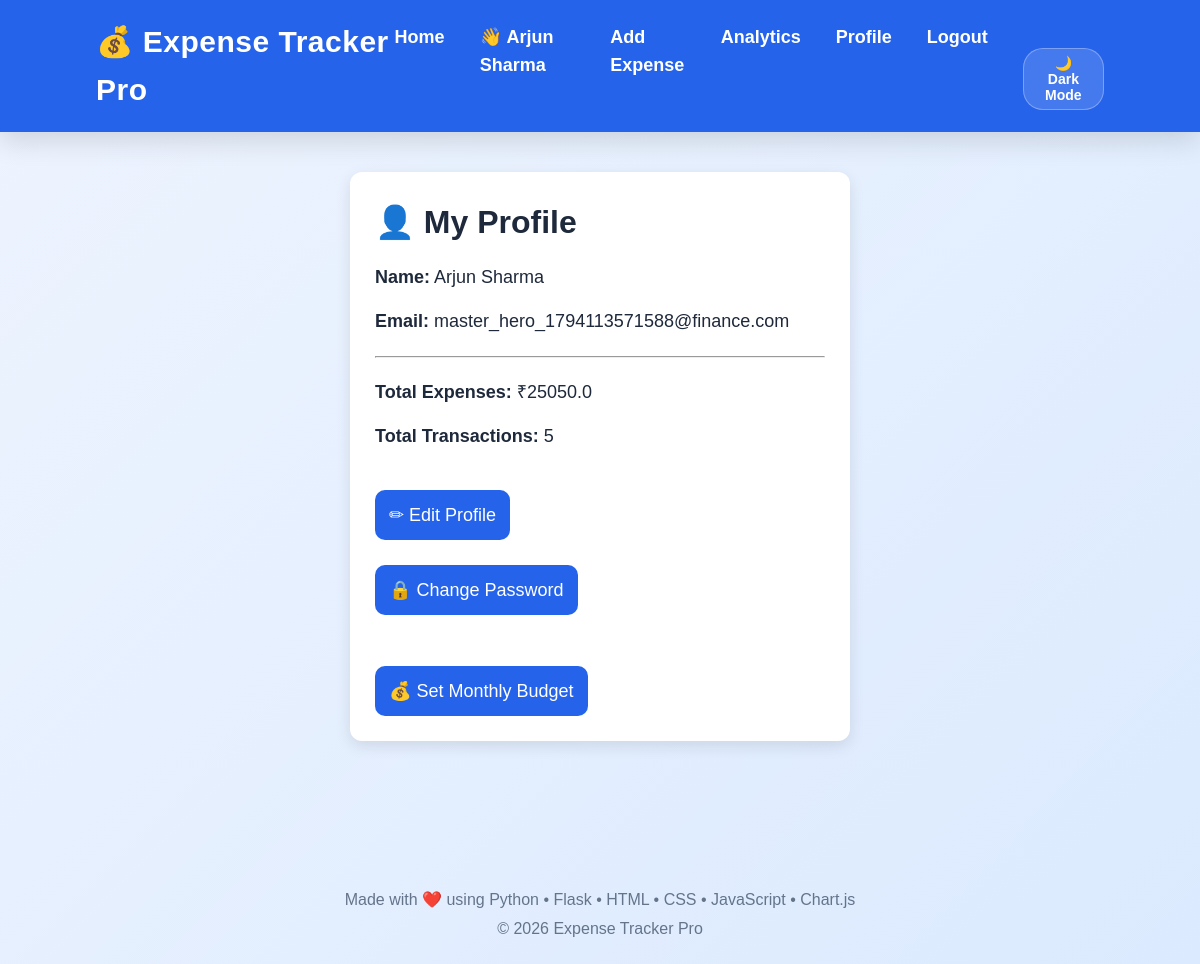
/profile (signed in), run on the app's committed database.
### tables this page shows
CREATE TABLE users(

            id INTEGER PRIMARY KEY AUTOINCREMENT,

            name TEXT NOT NULL,

            email TEXT NOT NULL UNIQUE,

            password TEXT NOT NULL

        , currency_symbol TEXT DEFAULT '₹', created_at TIMESTAMP, phone TEXT, is_verified INTEGER DEFAULT 0, otp_code TEXT, otp_expires_at TIMESTAMP, login_otp_code TEXT, login_otp_expires_at TIMESTAMP, app_pin TEXT, is_pin_enabled INTEGER DEFAULT 0, privacy_mode INTEGER DEFAULT 0, currency_code TEXT DEFAULT 'INR');

### app_web.py (the view)
@app.route("/profile")
def profile():
    if not login_required():
        return redirect("/login")
    conn = get_connection()
    cursor = conn.cursor()
    user_id = session["user_id"]
    cursor.execute("""
        SELECT name, email
        FROM users
        WHERE id = ?
    """, (user_id,))
    user = cursor.fetchone()
    cursor.execute("""
        SELECT SUM(amount)
        FROM expenses
        WHERE user_id = ?
    """, (user_id,))
    total_expense = cursor.fetchone()[0]
    if total_expense is None:
        total_expense = 0
    cursor.execute("""
        SELECT COUNT(*)
        FROM expenses
        WHERE user_id = ?
    """, (user_id,))
    total_transactions = cursor.fetchone()[0]
    conn.close()
    return render_template(
    "profile.html",
    user=user,
    total_expense=total_expense,
    total_transactions=total_transactions
)

### app_web.py (called while the page is built)
@app.after_request
def add_security_headers(response):
    response.headers["X-Content-Type-Options"] = "nosniff"
    response.headers["X-Frame-Options"] = "SAMEORIGIN"
    response.headers["X-XSS-Protection"] = "1; mode=block"
    response.headers["Referrer-Policy"] = "strict-origin-when-cross-origin"
    return response

def login_required():
    if "user_id" not in session:
        return False
    return True

def get_connection():
    import db_engine
    return db_engine.get_db_connection()

### db_engine.py (called while the page is built)
def is_postgres() -> bool:
    return bool(DATABASE_URL)

def _get_sqlite_connection():
    conn = sqlite3.connect(SQLITE_DB_PATH, timeout=25.0)
    conn.row_factory = sqlite3.Row
    conn.execute("PRAGMA foreign_keys = ON;")
    conn.execute("PRAGMA journal_mode = WAL;")
    conn.execute("PRAGMA synchronous = NORMAL;")
    conn.execute("PRAGMA cache_size = -64000;")
    return conn

### templates/profile.html (shortened to what this page needs)
{% extends "base.html" %}
{% block content %}
<div class="container">
    <div class="profile-card">
        <h1>👤 My Profile</h1>
        <p><strong>Name:</strong> {{ user[0] }}</p>
        <p><strong>Email:</strong> {{ user[1] }}</p>
        <hr>
        <p><strong>Total Expenses:</strong> ₹{{ total_expense }}</p>
        <p><strong>Total Transactions:</strong> {{ total_transactions }}</p>
        <a href="/edit-profile">
            <button>✏ Edit Profile</button>
        </a>
        <br>
        <a href="/change-password">
            <button>🔒 Change Password</button>
        </a>
        <br><br>
        <button onclick="location.href='/set-budget'">
            💰 Set Monthly Budget
        </button>
    </div>
</div>
{% endblock %}

### templates/base.html (shortened to what this page needs)
<!DOCTYPE html>
<html lang="en">
<head>
    <link rel="stylesheet"
          href="{{ url_for('static', filename='style.css') }}">
</head>
<body>
    <nav class="navbar">
        <div class="logo">
            💰 Expense Tracker Pro
        </div>
        <ul>
            <li><a href="/">Home</a></li>
{% if session.get("user_id") %}
    <li>
        <a href="/">
            👋 {{ session["user_name"] }}
        </a>
    </li>
    <li><a href="/add">Add Expense</a></li>
    <li><a href="/analysis">Analytics</a></li>
    <a href="/profile">Profile</a>
    <li><a href="/logout">Logout</a></li>
{% else %}
    <li><a href="/login">Login</a></li>
    <li><a href="/signup">Signup</a></li>
{% endif %}
            <li>
                <button id="themeToggleBtn" style="background: rgba(255,255,255,0.15); border: 1px solid rgba(255,255,255,0.3); color: white; padding: 6px 14px; border-radius: 20px; cursor: pointer; font-size: 14px; font-weight: bold; transition: all 0.2s;">
                    🌙 Dark Mode
                </button>
            </li>
        </ul>
    </nav>
    <main>
        {% block content %}
        {% endblock %}
    </main>
    <footer>
    <p>Made with ❤️ using Python • Flask • HTML • CSS • JavaScript • Chart.js</p>
    <p>© 2026 Expense Tracker Pro</p>
</footer>
</body>
</html>

### static/style.css (style rules this page uses)
* { margin:0; padding:0; box-sizing:border-box; }
html { scroll-behavior:smooth; }
body { font-family:Arial, Helvetica, sans-serif; background:linear-gradient(135deg,#eef4ff,#dbeafe); color:#1e293b; line-height:1.6; }
.container { width:92%; max-width:1200px; margin:auto; padding:40px 20px; }
.navbar { display:flex; justify-content:space-between; align-items:center; padding:18px 8%; background:#2563eb; color:white; position:sticky; top:0; z-index:1000; box-shadow:0 10px 25px rgba(0,0,0,.12); }
.logo { font-size:30px; font-weight:700; letter-spacing:.5px; }
.navbar ul { display:flex; gap:35px; list-style:none; }
.navbar a { color:white; text-decoration:none; font-size:18px; font-weight:600; transition:.3s; }
button { margin-top:25px; background:#2563eb; color:white; border:none; border-radius:10px; padding:14px; font-size:18px; cursor:pointer; transition:.3s; }
footer { margin-top:70px; padding:35px; text-align:center; color:#64748b; font-size:16px; line-height:1.8; }
button, input, select { font-family:inherit; }
@media (max-width:1200px) { .container { width:95%; } }
.container { animation:fadePage .6s ease; }
.profile-card { max-width:500px; margin:auto; padding:25px; background:white; border-radius:12px; box-shadow:0 5px 15px rgba(0,0,0,0.1); }
.profile-card p { font-size:18px; margin:15px 0; }
.profile-card hr { margin:20px 0; }

### data on the page
users: user_name "Arjun Sharma", name "Arjun Sharma", email "master_hero_1794113571588@finance.com"

### other printed values
{{ total_expense }} "25050.0"
{{ total_transactions }} "5"
